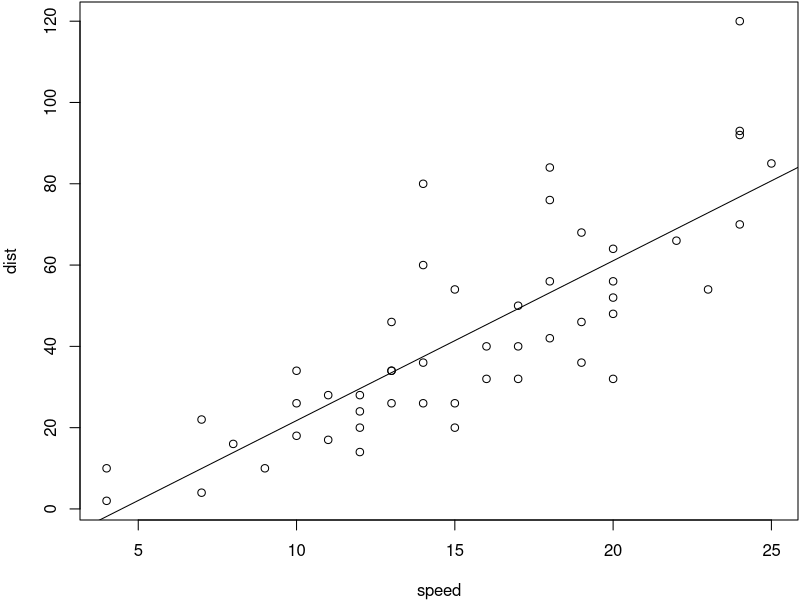
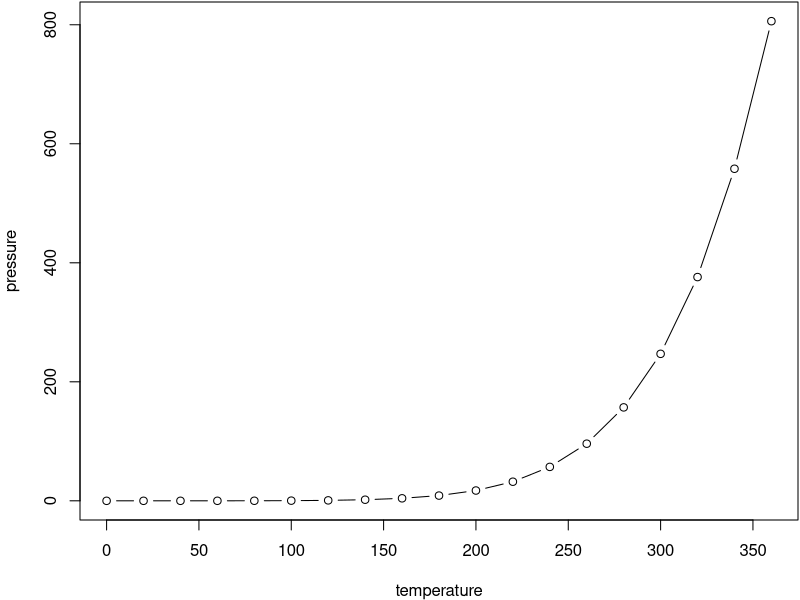

The R script that drew these images, in order:
## ---- chunk 1
knitr::opts_knit$set(global.device = TRUE)
## ---- chunk 2
par(mar = c(4, 4, 0.1, 0.1))
plot(cars)
## ---- chunk 3
fit <- lm(dist ~ speed, data = cars)
abline(fit)
## ---- chunk 4
knitr::opts_knit$set(global.device = FALSE)
## ---- chunk 5
plot(pressure, type = 'b')
